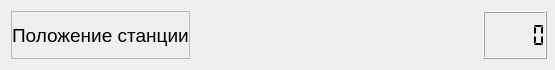
<?xml version="1.0" encoding="UTF-8"?>
<ui version="4.0">
 <class>Station</class>
 <widget class="QWidget" name="Station">
  <property name="windowModality">
   <enum>Qt::NonModal</enum>
  </property>
  <property name="geometry">
   <rect>
    <x>0</x>
    <y>0</y>
    <width>555</width>
    <height>70</height>
   </rect>
  </property>
  <property name="sizePolicy">
   <sizepolicy hsizetype="Preferred" vsizetype="Ignored">
    <horstretch>0</horstretch>
    <verstretch>0</verstretch>
   </sizepolicy>
  </property>
  <property name="mouseTracking">
   <bool>true</bool>
  </property>
  <property name="styleSheet">
   <string notr="true"/>
  </property>
  <layout class="QGridLayout">
   <property name="rightMargin">
    <number>8</number>
   </property>
   <item row="0" column="0">
    <widget class="QFrame" name="frame">
     <property name="sizePolicy">
      <sizepolicy hsizetype="Maximum" vsizetype="Preferred">
       <horstretch>0</horstretch>
       <verstretch>0</verstretch>
      </sizepolicy>
     </property>
     <property name="acceptDrops">
      <bool>false</bool>
     </property>
     <property name="layoutDirection">
      <enum>Qt::LeftToRight</enum>
     </property>
     <property name="styleSheet">
      <string notr="true"/>
     </property>
     <property name="frameShape">
      <enum>QFrame::StyledPanel</enum>
     </property>
     <property name="frameShadow">
      <enum>QFrame::Raised</enum>
     </property>
     <property name="lineWidth">
      <number>1</number>
     </property>
     <layout class="QFormLayout" name="formLayout">
      <property name="labelAlignment">
       <set>Qt::AlignCenter</set>
      </property>
      <property name="leftMargin">
       <number>0</number>
      </property>
      <property name="topMargin">
       <number>0</number>
      </property>
      <property name="rightMargin">
       <number>0</number>
      </property>
      <property name="bottomMargin">
       <number>0</number>
      </property>
      <item row="0" column="0">
       <widget class="QLabel" name="stationLocationLabel">
        <property name="sizePolicy">
         <sizepolicy hsizetype="Preferred" vsizetype="MinimumExpanding">
          <horstretch>0</horstretch>
          <verstretch>0</verstretch>
         </sizepolicy>
        </property>
        <property name="font">
         <font>
          <pointsize>14</pointsize>
         </font>
        </property>
        <property name="text">
         <string>Положение станции</string>
        </property>
       </widget>
      </item>
     </layout>
    </widget>
   </item>
   <item row="0" column="2">
    <widget class="QLCDNumber" name="temperature">
     <property name="sizePolicy">
      <sizepolicy hsizetype="Maximum" vsizetype="Minimum">
       <horstretch>0</horstretch>
       <verstretch>0</verstretch>
      </sizepolicy>
     </property>
     <property name="font">
      <font>
       <kerning>true</kerning>
      </font>
     </property>
     <property name="styleSheet">
      <string notr="true"/>
     </property>
     <property name="frameShadow">
      <enum>QFrame::Raised</enum>
     </property>
     <property name="smallDecimalPoint">
      <bool>false</bool>
     </property>
     <property name="segmentStyle">
      <enum>QLCDNumber::Flat</enum>
     </property>
     <property name="value" stdset="0">
      <double>0.000000000000000</double>
     </property>
    </widget>
   </item>
   <item row="0" column="1">
    <spacer name="horizontalSpacer">
     <property name="orientation">
      <enum>Qt::Horizontal</enum>
     </property>
     <property name="sizeType">
      <enum>QSizePolicy::Expanding</enum>
     </property>
     <property name="sizeHint" stdset="0">
      <size>
       <width>40</width>
       <height>20</height>
      </size>
     </property>
    </spacer>
   </item>
  </layout>
 </widget>
 <resources/>
 <connections/>
</ui>
